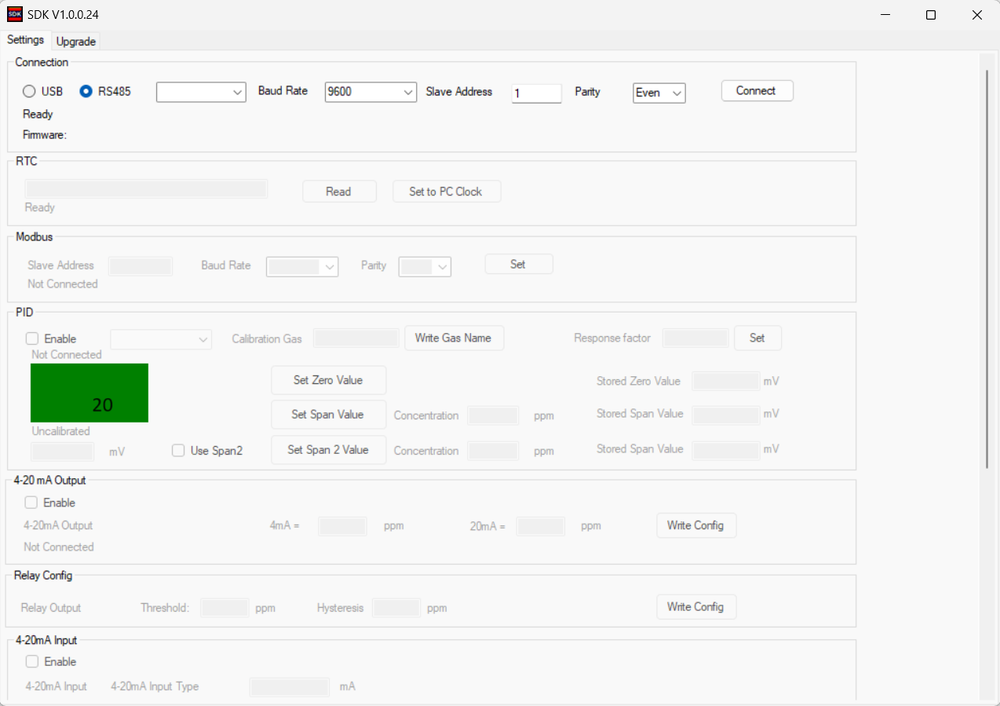
#> input picture test6.png, 1000 x 706 px, shrunk from 1274 x 899 before the run
$ python part1.py
#> lines starting #> are read from the running program, lines starting #| are printed output that depends on the picture
import cv2
import numpy as np

def apply_template_matching(main_image, template_image, method=cv2.TM_CCOEFF_NORMED):
#> called with main_image = 'test6.png', template_image = 'test2.png', method = 5
    img = cv2.imread(main_image, 0)  # Read in grayscale
#> img: shape (706, 1000); min 0, max 255, mean 243.7
    template = cv2.imread(template_image, 0)  # Read in grayscale
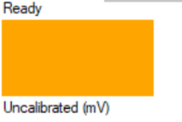
#> input picture test2.png, 182 x 122 px, shrunk from 232 x 155 before the run
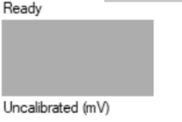
#> template: shape (122, 182); min 35, max 255, mean 205.9

    w, h = template.shape[::-1]
#> w = 182; h = 122
    res = cv2.matchTemplate(img, template, method)
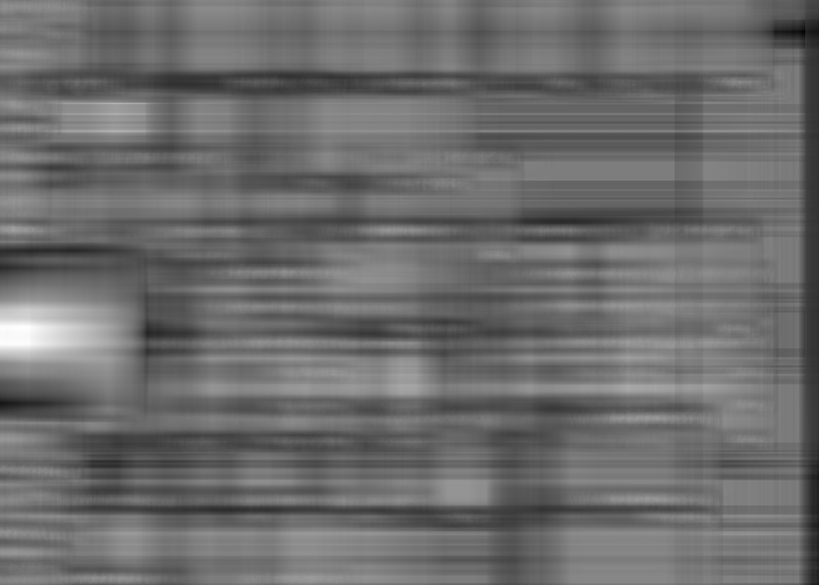
#> res: shape (585, 819) float32; min -0.38, max 0.545, mean 0.0152; drawn with min black and max white
    min_val, max_val, min_loc, max_loc = cv2.minMaxLoc(res)
#> min_val = -0.38; max_val = 0.545; min_loc = (804, 31); max_loc = (28, 327)

    if method in [cv2.TM_SQDIFF, cv2.TM_SQDIFF_NORMED]:
        top_left = min_loc
    else:
        top_left = max_loc
#> top_left = (28, 327)

    offsetX = int(w * -0.01)
#> offsetX = -1
    offsetY = int(h * 0.35)
#> offsetY = 42
    widthNum = int(w * 0.65)
#> widthNum = 118
    heightNum = int(h * 0.45)
#> heightNum = 54

    new_top_left = (top_left[0] + offsetX, top_left[1] + offsetY)
#> new_top_left = (27, 369)
    new_bottom_right = (new_top_left[0] + widthNum, new_top_left[1] + heightNum)
#> new_bottom_right = (145, 423)

    cv2.rectangle(img, new_top_left, new_bottom_right, 150, 2)
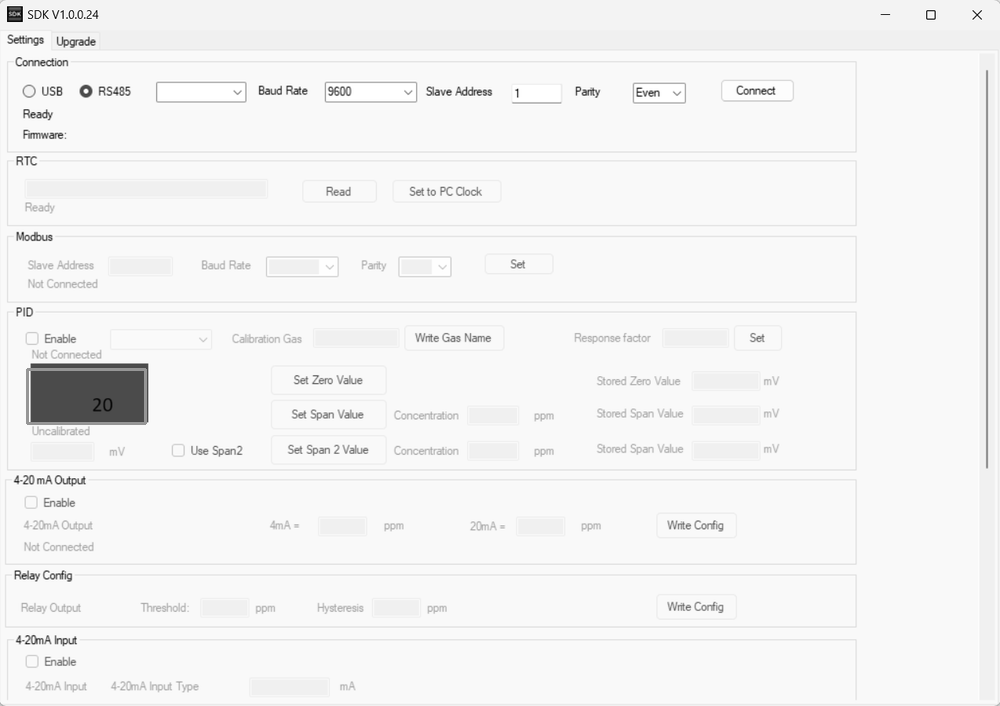
#> img: shape (706, 1000); min 0, max 255, mean 243.7
    matched_region = img[max(0, new_top_left[1]):new_bottom_right[1], max(0, new_top_left[0]):new_bottom_right[0]]
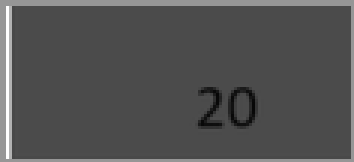
#> matched_region: shape (54, 118) (shown 3 times larger); min 6, max 254, mean 82.2
    cv2.imwrite('matched_region.png', matched_region)
    print("Matched region saved.")

main_image_path = 'test6.png'
template_image_path = 'test2.png'
apply_template_matching(main_image_path, template_image_path)
